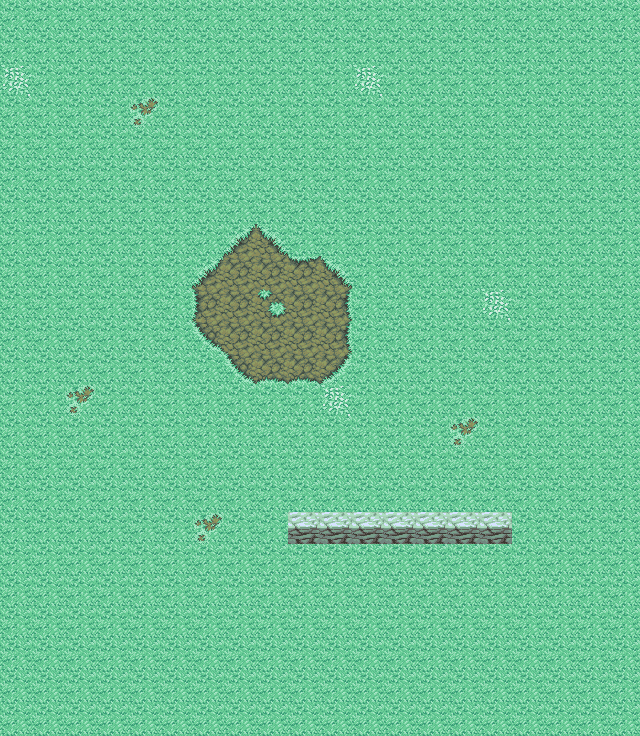

The image is a tile-based game level rendered from a .tmx file. Its description and source (layers, tilesets, objects; grid data summarised) follow:
An orthogonal 20x23 tile map with 32x32 px tiles, 4 tile layers (Lower 1, Upper 1, Lower 2, Upper 2).

<map version="1.0" orientation="orthogonal" width="20" height="23" tilewidth="32" tileheight="32">
 <properties>
  <property name="bgm" value="music_haven" />
  <property name="minimap" value="graphic_minimap_l1_f1" />
  <property name="minimap_x1" value="159" />
  <property name="minimap_x2" value="192" />
  <property name="minimap_y1" value="69" />
  <property name="minimap_y2" value="114" />
 </properties>
 <tileset firstgid="1" name="nomadtileset" tilewidth="32" tileheight="32" spacing="1" margin="1">
  <image source="tilesets/nomadtileset.png" trans="ff00ff" width="1280" height="960" />
 </tileset>
 <layer name="Lower 1" width="20" height="23">
  <properties>
   <property name="layer" value="5" />
   <property name="z" value="0" />
  </properties>
  <data>[460 cells, 0 non-empty, 0 distinct tile ids]</data>
 </layer>
 <layer name="Upper 1" width="20" height="23">
  <properties>
   <property name="layer" value="4" />
   <property name="z" value=".5" />
  </properties>
  <data>[460 cells, 0 non-empty, 0 distinct tile ids]</data>
 </layer>
 <objectgroup name="Event 1" width="20" height="23">
  <properties>
   <property name="layer" value="3" />
   <property name="z" value=".5" />
  </properties>
 </objectgroup>
 <layer name="Lower 2" width="20" height="23">
  <properties>
   <property name="layer" value="2" />
   <property name="z" value="1" />
  </properties>
  <data>[460 cells, 460 non-empty, 1 distinct tile ids]</data>
 </layer>
 <layer name="Upper 2" width="20" height="23">
  <properties>
   <property name="layer" value="1" />
   <property name="z" value="1.5" />
  </properties>
  <data>[460 cells, 36 non-empty, 13 distinct tile ids]</data>
 </layer>
 <objectgroup name="Event 2" width="20" height="23">
  <properties>
   <property name="layer" value="0" />
   <property name="z" value="1.5" />
  </properties>
 </objectgroup>
</map>
